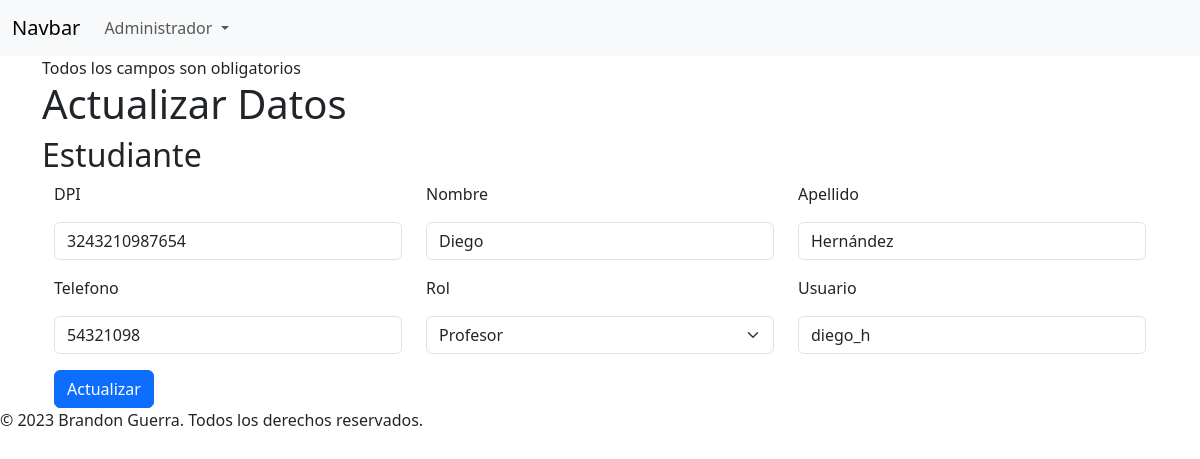
The page /index.php?action=editarUsuario&idUser=2007 on the database its author committed.
### tables this page shows
CREATE TABLE `usuarios` (
  `id_usuario` int NOT NULL AUTO_INCREMENT,
  `DPI` varchar(240) NOT NULL,
  `nombre_us` varchar(50) NOT NULL,
  `apellido_us` varchar(50) NOT NULL,
  `telefono_us` varchar(50) NOT NULL,
  `id_rol` int NOT NULL,
  `usuario` varchar(100) NOT NULL,
  `contrasenia` varchar(240) NOT NULL,
  `estado` int NOT NULL DEFAULT '1',
  PRIMARY KEY (`id_usuario`),
  UNIQUE KEY `unique_DPI` (`DPI`),
  UNIQUE KEY `usuario` (`usuario`),
  KEY `id_rol` (`id_rol`),
  CONSTRAINT `usuarios_ibfk_1` FOREIGN KEY (`id_rol`) REFERENCES `rol` (`id_rol`)
);

CREATE TABLE `rol` (
  `id_rol` int NOT NULL AUTO_INCREMENT,
  `nombre_rol` varchar(50) NOT NULL,
  PRIMARY KEY (`id_rol`)
);

### controller/enlaces/EnlacesController.php (called while the page is built, shortened)
<?php
class EnlacesController
{
    public function mostrarPlantilla()
    {
        require_once("views/layouts/template.php");
    }
    public function enlacesPaginasController()
    {
        if (isset($_GET["action"])) {
            $enlaces = $_GET["action"];
        } else {
            $enlaces = "inicio";
        }
        $respuesta = Enlaces::enlacesModel($enlaces);
        require_once($respuesta);
    }
}

### index.php (called while the page is built, shortened)
<?php
require_once("autoload.php");
$pagina = new EnlacesController();
$pagina->mostrarPlantilla();

### autoload.php (called while the page is built, shortened)
<?php
function autoload($class)
{
    $url = "" . str_replace("\\", "/", $class . ".php");
}

### model/db/ConexionDB.php (called while the page is built, shortened)
<?php
class ConexionDB
{
    public static function conectar()
    {
        try {
            $conexion = new \PDO("mysql:host=localhost:3307;dbname=escuela_db", "root", "1234");
            return $conexion;
        } catch (\PDOException $e) {
            echo "Error al conectar a la base de datos: " . $e->getMessage();
            return null;
        }
    }
}

### model/db/Usuarios.php (called while the page is built, shortened)
<?php
class Usuarios
{
    public static function seleccionarUsuarioModel($id)
    {
        $stmt = ConexionDB::conectar()->prepare("select usuarios.id_usuario, usuarios.DPI, usuarios.nombre_us, usuarios.apellido_us, usuarios.telefono_us, rol.nombre_rol, usuarios.usuario
        from usuarios
        inner join  rol on usuarios.id_rol = rol.id_rol where usuarios.id_usuario = :id;");
        $stmt->bindParam(":id", $id, \PDO::PARAM_INT);
        $stmt->execute();
        return $stmt->fetch();
    }
}

### model/db/Rol.php (called while the page is built, shortened)
<?php
class Rol
{
    public static function mostrarRolesModel()
    {
        try {
            $stmt = ConexionDB::conectar()->prepare("SELECT * FROM rol");
            $stmt->execute();
            return $stmt->fetchAll();
        } catch (\PDOException $e) {
            echo $e->getMessage();
        }
    }
}

### controller/usuarios/RolController.php (called while the page is built, shortened)
<?php
class RolController
{
    public function mostrarRoles()
    {
        $respuesta = Rol::mostrarRolesModel();
        return $respuesta;
    }
}

### views/pages/admin/usuarios/editarUsuario.php (the view, shortened to what this page needs)
<?php
$usuarioSeleccionado = new UsuariosController();
$seleccionado = $usuarioSeleccionado->seleccionarUsuarioController();
$roles = new RolController();
$rol = $roles->mostrarRoles();
?>
<h1>Actualizar Datos</h1>
<h2><?php echo $seleccionado['nombre_rol']; ?></h2>
<div class="container">
    <form method="POST">
        <div class="form-group">
            <div class="row mb-3">
                <div class="col-4"><label>DPI</label></div>
                <div class="col-4"><label>Nombre</label></div>
                <div class="col-4"><label>Apellido</label></div>
            </div>
            <div class="row mb-3">
                <div class="col-4">
                    <input class="form-control" type="text" name="dpi" value="<?php echo $seleccionado['DPI']; ?>"
                        readonly>
                </div>
                <div class="col-4">
                    <input class="form-control" type="text" name="nombre"
                        value="<?php echo $seleccionado['nombre_us']; ?>">
                </div>
                <div class="col-4">
                    <input class="form-control" type="text" name="apellido"
                        value="<?php echo $seleccionado['apellido_us']; ?>">
                </div>
            </div>
        </div>
        <div class="form-group">
            <div class="row mb-3">
                <div class="col-4"><label>Telefono</label></div>
                <div class="col-4"><label>Rol</label></div>
                <div class="col-4"><label>Usuario</label></div>
            </div>
            <div class="row mb-3">
                <div class="col-4">
                    <input class="form-control" type="text" name="telefono"
                        value="<?php echo $seleccionado['telefono_us']; ?>">
                </div>
                <div class="col-4">
                    <select name="fk_rol" class="form-select rounded">
                        <?php
                        foreach ($rol as $rolSeleccionado) {
                            echo '<option value="' . $rolSeleccionado['id_rol'] . '">' . $rolSeleccionado['nombre_rol'] . '</option>';
                        }
                        ?>
                    </select>
                </div>
                <div class="col-4">
                    <input class="form-control" type="text" name="usuario"
                        value="<?php echo $seleccionado['usuario']; ?>">
                </div>
            </div>
        </div>
        <div class="form-group">
            <div class="row">
                <div class="col-12">
                    <button class="btn btn-primary" type="submit">Actualizar</button>
                </div>
            </div>
        </div>
    </form>
</div>

### rows shown on the page
usuarios: id_rol.nombre_rol "Estudiante", dpi "3243210987654", nombre "Diego", apellido "Hernández", telefono "54321098", usuario "diego_h"

### other values the page prints
form field fk_rol "Profesor"
